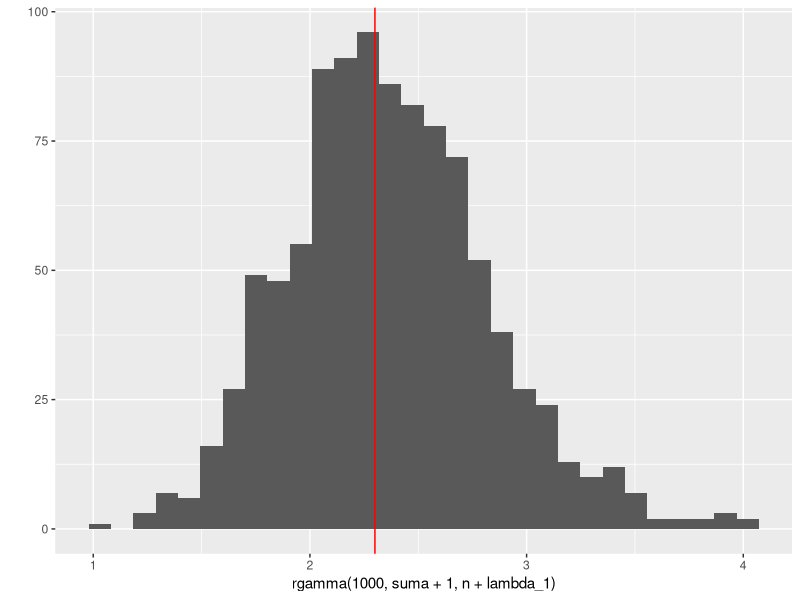
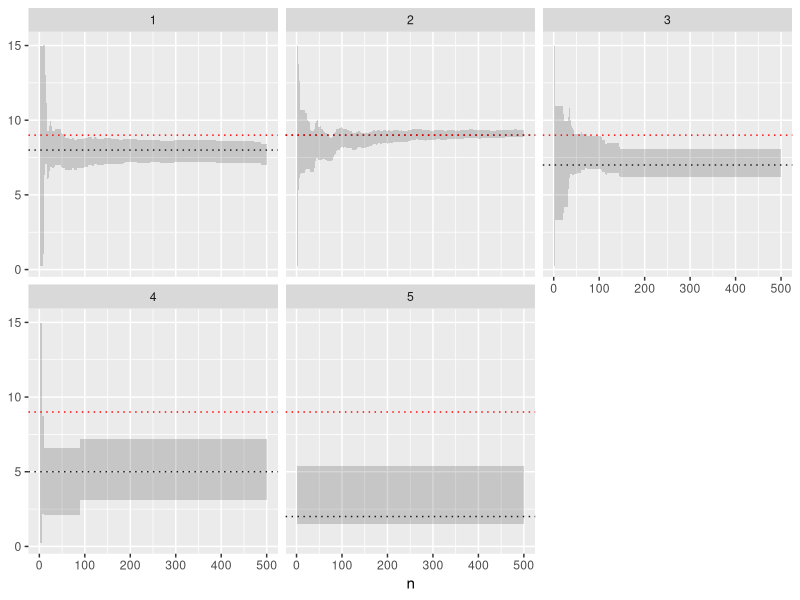

The R source for these figures, in order:
## ---- chunk 1
library(tidyverse)
crear_maquina_poisson <- function(lambda){
  # utilizamos recompensas poisson con distintas medias lambda
  n_brazos <- length(lambda)
  simular_maquina <- function(brazo){
      rpois(1, lambda = lambda[brazo])
  }
  simular_maquina
}
## ---- chunk 2
lambda <- c(8, 9, 7, 5, 2)
sim <- crear_maquina_poisson(lambda = lambda)
## ---- chunk 3
crear_epsilon_miope <- function(epsilon, inicial = 1, sim_fun){
  n_brazos <- environment(sim_fun)$n_brazos
  conteos <- rep(0, n_brazos)
  iteracion <- 0
  #recompensas <- vector("list", n_brazos)
  sumas <- rep(0, n_brazos)
  S <- rep(0, n_brazos)
  mejor <- inicial
  epsilon <- epsilon
  fun <- function(){
    if(runif(1) <= epsilon){
      #explorar
      brazo <- sample.int(n_brazos, 1)
    } else {
      #explotar
      brazo <- mejor
    }
    sim <- sim_fun(brazo)
    #recompensas[[brazo]] <<- c(recompensas[[brazo]], sim)
    media_ant <- ifelse(conteos[brazo] > 0, sumas[brazo] / conteos[brazo], 0)
    conteos[brazo] <<- conteos[brazo] + 1
    sumas[brazo] <<- sumas[brazo] + sim
    media <- sumas[brazo] / conteos[brazo]
    S[brazo] <<- S[brazo] + (sim - media_ant)*(sim - media)
    mejor <<- which.max(sumas /conteos)
    iteracion <<- iteracion + 1
    estado <- data_frame(n = iteracion,
                         brazo = 1:n_brazos,
                         conteo = conteos,
                         suma = sumas, 
                         media = sumas / conteos,
                         ee = sqrt(S / conteos)/sqrt(conteos))
    return(estado)
  }
  fun
}
## ---- chunk 4
e_miope <- crear_epsilon_miope(epsilon = 0.2, inicial = 1, 
                               sim_fun = sim)
df_iteraciones <- lapply(1:500, function(i){
  e_miope()
}) %>% bind_rows %>% as_tibble()
ultima <- filter(df_iteraciones, n == 500)
ultima
sum(ultima %>% pull(suma))
## ---- chunk 5
n <- 10 # 10 pruebas
suma <- 23 # suma de observaciones (retornos)
media <- 23/10
lambda_1 <- 1/5
media
# posterior
qplot(rgamma(1000, suma + 1, n + lambda_1)) +
  geom_vline(xintercept = media, colour = "red")
## ---- chunk 6
crear_bayesiano <- function(sim_fun, num_sims = 1000, a = 1, b = 1){
  n_brazos <- environment(sim_fun)$n_brazos
  conteos <- rep(0, n_brazos)
  sumas <- rep(0, n_brazos)
  iteracion <- 0
  fun <- function(){
    sims_post <- tibble(brazos = 1:n_brazos,
                       conteos = conteos,
                       sumas = sumas) %>% 
      mutate(sims = map2(conteos, sumas,
          function(n, y){
            tibble(sim_no = 1:num_sims, 
                   valor = rgamma(num_sims, y + 1, n + 1/5))
          })) %>% 
      select(brazos, sims) %>% unnest %>% 
      group_by(sim_no) %>% 
      filter(valor == max(valor))
    pesos <- tibble(brazos = 1:n_brazos)  
    resumen <- sims_post %>% ungroup() %>% select(brazos) %>%
      group_by(brazos) %>% 
      summarise(prop = n() / num_sims) 
    pesos <- pesos %>% left_join(resumen, by = "brazos") %>% 
      mutate(prop = ifelse(is.na(prop), 0, prop))
    brazo <- sample(pesos$brazos, 1, prob = pesos$prop)  
    sim <- sim_fun(brazo)
    iteracion <<- iteracion + 1
    conteos[brazo] <<- conteos[brazo] + 1
    sumas[brazo] <<- sumas[brazo] + sim
    estado <- data_frame(n = iteracion,
                         brazo = 1:n_brazos,
                         conteo = conteos,
                         suma = sumas) %>% 
      mutate(inf = map2_dbl(conteo, suma, function(n, y){
        qgamma(0.05, y + 1, n + 1/5)
      })) %>% 
      mutate(sup = map2_dbl(conteo, suma, function(n, y){
        qgamma(0.95, y + 1, n + 1/5)
      }))
    estado
  }
  fun
}
## ---- chunk 7
bayesiano <- crear_bayesiano(sim_fun = sim)
df_iteraciones_b <- lapply(1:500, function(i){
  bayesiano()
}) %>% bind_rows %>% as_tibble()
tail(df_iteraciones_b)
ultima <- filter(df_iteraciones_b, n == 500)
ultima
sum(ultima %>% pull(suma))
## ---- chunk 8
ggplot(df_iteraciones_b, aes(x = n, ymin = inf, ymax = sup)) +
  geom_ribbon(alpha = 0.2) + facet_wrap(~brazo) +
  geom_hline(data = tibble(brazo = 1:length(lambda), prob = lambda),
             aes(yintercept = prob), linetype = "dotted", colour = "gray10") +
  geom_hline(aes(yintercept = max(lambda)), colour = "red", 
             linetype = "dotted")
